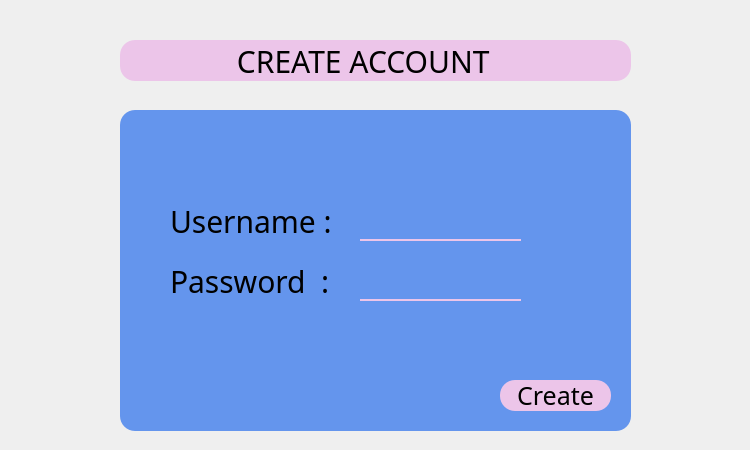
<?xml version="1.0" encoding="UTF-8"?>
<ui version="4.0">
 <class>Form</class>
 <widget class="QWidget" name="Form">
  <property name="geometry">
   <rect>
    <x>0</x>
    <y>0</y>
    <width>750</width>
    <height>450</height>
   </rect>
  </property>
  <property name="windowTitle">
   <string>Form</string>
  </property>
  <property name="styleSheet">
   <string notr="true">*{
font-family:century gothic;
font-size:30px;

}
#label_text{
font-size:13px;
background-color: transparent;
}
#label_bilgi{
font-size:20px;
color:white;
}
#label_sonuc{
font-size:25px;
font-weight: bold;
color:white;
}
QFrame{
border-radius:15px;
background:#6495ed;
}
#label_title{
background:#ecc5e9;
}
#Form{
background:url(:/image/icon/background-2.png);
}
QPushButton{
background:#ecc5e9;
border-radius:15px;
font-family:century gothic;
font-size:25px;

}
QPushButton:hover{
color:#333;
border-radius:15px;
background:white;
}
QLineEdit{
color:#ecc5e9;
border:none;
border-bottom:2px solid #ecc5e9;
background:transparent;
}</string>
  </property>
  <widget class="QFrame" name="frame">
   <property name="geometry">
    <rect>
     <x>120</x>
     <y>110</y>
     <width>511</width>
     <height>321</height>
    </rect>
   </property>
   <property name="frameShape">
    <enum>QFrame::StyledPanel</enum>
   </property>
   <property name="frameShadow">
    <enum>QFrame::Raised</enum>
   </property>
   <widget class="QLabel" name="label_username">
    <property name="geometry">
     <rect>
      <x>50</x>
      <y>90</y>
      <width>181</width>
      <height>41</height>
     </rect>
    </property>
    <property name="text">
     <string>Username :</string>
    </property>
   </widget>
   <widget class="QLabel" name="label_2_password">
    <property name="geometry">
     <rect>
      <x>50</x>
      <y>150</y>
      <width>181</width>
      <height>41</height>
     </rect>
    </property>
    <property name="text">
     <string>Password  :</string>
    </property>
   </widget>
   <widget class="QLineEdit" name="lineEdit_username">
    <property name="geometry">
     <rect>
      <x>240</x>
      <y>90</y>
      <width>161</width>
      <height>41</height>
     </rect>
    </property>
   </widget>
   <widget class="QLineEdit" name="lineEdit_2_password">
    <property name="geometry">
     <rect>
      <x>240</x>
      <y>150</y>
      <width>161</width>
      <height>41</height>
     </rect>
    </property>
    <property name="echoMode">
     <enum>QLineEdit::Password</enum>
    </property>
   </widget>
   <widget class="QPushButton" name="pushButton_create">
    <property name="geometry">
     <rect>
      <x>380</x>
      <y>270</y>
      <width>111</width>
      <height>31</height>
     </rect>
    </property>
    <property name="text">
     <string>Create</string>
    </property>
   </widget>
  </widget>
  <widget class="QLabel" name="label_title">
   <property name="geometry">
    <rect>
     <x>120</x>
     <y>40</y>
     <width>511</width>
     <height>41</height>
    </rect>
   </property>
   <property name="text">
    <string>               CREATE ACCOUNT</string>
   </property>
  </widget>
 </widget>
 <resources>
  <include location="icon.qrc"/>
 </resources>
 <connections/>
</ui>
